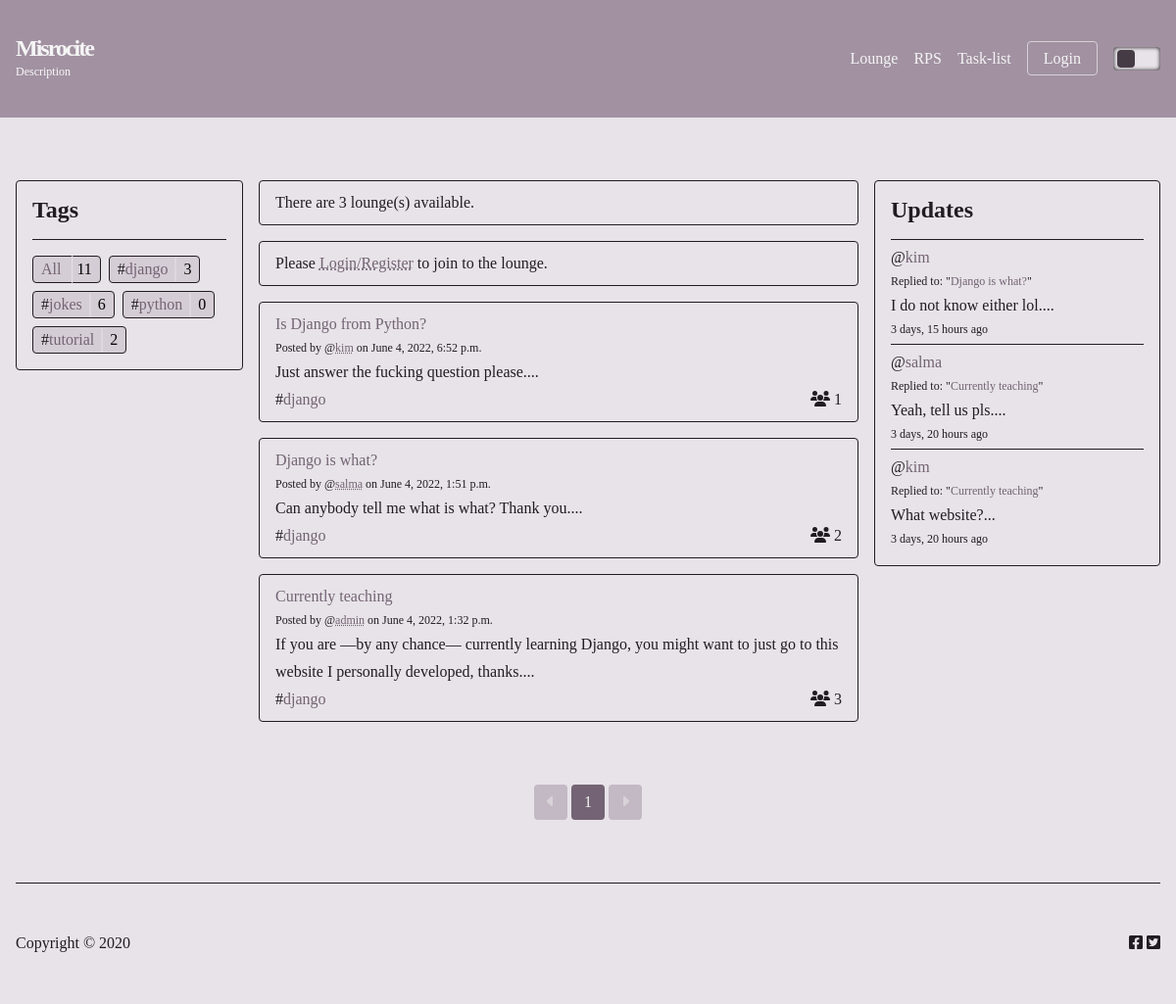
/lounge/?tag=django, run on the app's committed database.
### base/models.py (models this page shows, shortened)
class Topic(models.Model):
	name = models.CharField(max_length=100)
	def __str__(self):
		return self.name

class Lounge(models.Model):
	host = models.ForeignKey(User, on_delete=models.SET_NULL, null=True)
	topic = models.ForeignKey(Topic, on_delete=models.SET_NULL, null=True)
	name = models.CharField(max_length=100)
	description = models.TextField(null=True, blank=True)
	participants = models.ManyToManyField(User, related_name='participants', blank=True)
	updated = models.DateTimeField(auto_now=True)
	created = models.DateTimeField(auto_now_add=True)
	class Meta(object):
		ordering = [
			'-updated',
			'-created',
		]
	def __str__(self):
		return self.name

class Message(models.Model):
	user = models.ForeignKey(User, on_delete=models.CASCADE)
	lounge = models.ForeignKey(Lounge, on_delete=models.CASCADE)
	body = models.TextField()
	updated = models.DateTimeField(auto_now=True)
	created = models.DateTimeField(auto_now_add=True)
	class Meta(object):
		ordering = [
			'-updated',
			'-created',
		]

### base/views.py (the view)
# urls.py: path('lounge/', lounge, name='lounge'),
def lounge(request):
	members = User.objects.all().order_by('username')[0:3]
	member_count = members.count()
	query = request.GET.get('query', '')
	tag = request.GET.get('tag', '')
	page_num = request.GET.get('page', 1)
	topics = Topic.objects.all().order_by('name')
	recent_updates = Message.objects.filter(Q(lounge__topic__name__icontains=tag) or Q(lounge__topic__name__icontains=query))
	if query != '':
		lounges = Lounge.objects.filter(Q(topic__name__icontains=query) | Q(name__icontains=query) | Q(description__icontains=query) | Q(host__username__icontains=query))
	elif query == '' and tag != '':
		lounges = Lounge.objects.filter(Q(topic__name__icontains=tag))
	elif query != '' and tag != '':
		messages.warning(request, 'Currently unavailable...')
		return HttpResponseRedirect('/lounge/')
	else:
		lounges = Lounge.objects.all()
	paginator = Paginator(lounges, 4)
	counter = Lounge.objects.all().count()
	try:
		pages = paginator.page(page_num)
	except PageNotAnInteger:
		pages = paginator.page(1)
	except EmptyPage:
		pages = paginator.page(paginator.num_pages)
	pages_range = pages.paginator.page_range
	param = {
		'all_lounges_count': counter,
		'lounges': lounges,
		'member_count': member_count,
		'members': members,
		'pages': pages,
		'pages_range': pages_range,
		'recent_updates': recent_updates,
		'tag': tag,
		'topics': topics,
		'query': query,
	}
	return render(request, 'base/lounge.html', param)

### templates/base/lounge.html (shortened to what this page needs)
{% extends 'base.html' %}
{% block content %}
<section class="lounge" id="lounge">
	<div class="container">
		<div class="row">
			{% include 'base/tags.html' %}
			<div class="mid">
				<div class="new-post-maybe">
					<p>There are {{ lounges.count }} lounge(s) available.</p>
				</div>
				<div class="new-post-maybe">
				{% if request.user.is_authenticated %}
				<p>Click here to write a <a href="{% url 'lounge_insert' %}" class="link">new</a> post.</p>
				{% else %}
				<p>Please <a href="{% url 'auth' %}" class="link underlined">Login/Register</a> to join to the lounge.</p>
				{% endif %}
				</div>
				{% for lounge in pages %}
					{% include 'base/content.html' %}
				{% endfor %}
			</div>
			{% include 'base/updates.html' %}
		</div>
	</div>
</section>
{% include 'pagination.html' %}
{% endblock content %}

### templates/base/tags.html
<div class="tags">
	<h2 class="text-title">Tags</h2>
	<ul class="list-group">
		<li class="list-group-item"><a href="{% url 'lounge' %}">All</a><span class="tag-count">{{ all_lounges_count }}</span></li>
		{% for topic in topics %}
		<li class="list-group-item">#<a href="{% url 'lounge' %}?tag={{ topic }}">{{ topic }}</a><span class="tag-count">{{ topic.lounge_set.all.count }}</span></li>
		{% endfor %}
	</ul>
</div>

### templates/base/content.html (shortened to what this page needs)
<div class="card">
	<div class="card-header">
		<div class="among-spaces">
		<p class="content-title"><a href="{% url 'lounge_details' lounge.id %}">{{ lounge.name }}</a></p>
		</div>
		<p class="content-author">Posted by @<a href="{% url 'profile' lounge.host.id %}" class="underlined">{{ lounge.host.username }}</a> on {{lounge.created}}</p>
		<p class="content-details">{{ lounge.description|slice:"0:128" }}...</p>
	</div>
	<div class="card-footer">
		<p class="content-tags">#<a href="{% url 'lounge' %}?query={{ lounge.topic.name }}">{{ lounge.topic.name }}</a></p>
		<p><span class="fas fa-users"></span>&nbsp;{{ lounge.participants.all.count }}</p>
	</div>
</div>

### templates/base/updates.html (shortened to what this page needs)
<div class="updates">
	<h2 class="text-title">Updates</h2>
	{% if recent_updates %}
	{% for update in recent_updates|slice:"0:4" %}
	<div class="box-updates item">
		<div class="among-spaces">
		<p>@<a href="{% url 'profile' update.user.id %}">{{ update.user }}</a></p>
		</div>
		<p class="smol-text">Replied to: "<a href="{% url 'lounge_details' update.lounge.id %}" class="link">{{ update.lounge }}</a>"</p>
		<p>{{ update.body|slice:"0:42" }}...</p>
		<p class="right smol-text">{{ update.created|timesince }} ago</p>
	</div>
	{% endfor %}
	{% else %}
	<div class="box_updates">
		<p>No updates yet available.</p>
	</div>
	{% endif %}
</div>

### assets/css/style.css (style rules this page uses)
:root { --link-color: hsla(298deg, 8%, 42%, 1); --text-color: hsla(298deg, 8%, 12%, 1); --mute-color: hsla(298deg, 8%, 98%, 1); --background-color: hsla(298deg, 8%, 90%, 1); --primary-light-color: hsla(298deg, 8%, 60%, 1); --primary-normal-color: hsla(298deg, 8%, 42%, 1); --primary-dark-color: hsla(298deg, 8%, 25%, 1); --border-color: hsla(298deg, 8%, 83%, 1); --border-nox-color: hsla(298deg, 8%, 12%, 1); --tag-color: hsla(298deg, 8%, 82%, 1); --black: hsla(0deg, 0%, 0%, 1); --white: hsla(0deg, 0%, 96%, 1); --red: hsla(0deg, 20%, 42%, 1); --green: hsla(120deg, 20%, 42%, 1); --blue: hsla(210deg, 20%, 42%, 1); --yellow: hsla(72deg, 20%, 42%, 1); --header-size: 1.5rem; --normal-size: .em; --smol-size: .75em; }
*, *::before, *::after { margin: 0; padding: 0; box-sizing: border-box; }
p { font-size: var(--normal-size); line-height: 1.75; }
body { font-family: 'Ubuntu'; background-color: var(--background-color); color: var(--text-color); }
.row { display: flex; grid-gap: 1rem; }
.smol-text { font-size: var(--smol-size); color: var(--border-nox-color); }
a.link { color: var(--link-color); animation: blink 4200ms infinite; transition: all 300ms ease-in-out; text-decoration: none; }
section { margin: auto; max-width: 1280px; width: 100%; padding: 4rem 1rem; }
.lounge .mid { display: flex; grid-gap: 1rem; flex-direction: column; }
.lounge .card { padding: .5rem 1rem; border: 1px solid var(--border-nox-color); border-radius: .25rem; }
.lounge a { color: var(--link-color); text-decoration: none; transition: all 300ms ease-in-out; }
.lounge .container .row { flex-wrap: wrap; grid-gap: 1rem; align-items: flex-start; justify-content: space-between; }
.mid { flex: 1 0 560px; }
.among-spaces { display: flex; justify-content: space-between; align-items: center; position: relative; }
.new-post-maybe { padding: .5rem 1rem; border: 1px solid var(--border-nox-color); border-radius: .25rem; }
.card-footer { display: flex; align-items: center; justify-content: space-between; }
.tags, .updates { background-color: transparent; border: 1px solid var(--border-nox-color); padding: 1rem; border-radius: .25rem; }
.tags { flex: 1 0 180px; display: flex; flex-direction: column; grid-gap: 1rem; }
.tags ul { display: flex; grid-gap: .5rem; flex-wrap: wrap; justify-content: flex-start; align-items: center; }
.tags ul li { list-style-type: none; padding: .25rem .5rem; border-radius: .25rem; border: 1px solid var(--border-nox-color); background-color: var(--tag-color); }
.tags .tag-count { position: relative; padding-left: 1rem; color: var(--black); }
.tags .tag-count::before { content: ''; width: 100%; height: 1px; background-color: var(--background-color); position: absolute; transform: rotate(90deg); left: -4px; top: 8.75px; }
.updates { flex: 1 1 240px; display: flex; flex-direction: column; grid-gap: .25rem; }
.box-updates.item + .item { border-top: 1px solid var(--border-nox-color); padding-top: .25rem; }
.text-title { position: relative; border-bottom: 1px solid var(--border-nox-color); padding-bottom: 1rem; }
.content-author { font-size: var(--smol-size); }
.underlined { text-decoration: underline!important; text-decoration-style: dotted!important; }

### data on the page
Topic: name "django", lounge_set.all.count "3"
Topic: name "jokes", lounge_set.all.count "6"
Topic: name "python", lounge_set.all.count "0"
Topic: name "tutorial", lounge_set.all.count "2"
Lounge: name "Is Django from Python?", host.username "kim", created "June 4, 2022, 6:52 p.m.", description "Just answer the fucking question please.", topic.name "django", participants.all.count "1"
Lounge: name "Django is what?", host.username "salma", created "June 4, 2022, 1:51 p.m.", description "Can anybody tell me what is what? Thank you.", topic.name "django", participants.all.count "2"
Lounge: name "Currently teaching", host.username "admin", created "June 4, 2022, 1:32 p.m.", description "If you are —by any chance— currently learning Django, you might want to just go to this website I personally developed, thanks.", topic.name "django", participants.all.count "3"
Message: user "kim", lounge "Django is what?", body "I do not know either lol.", created "3 days, 15 hours"
Message: user "salma", lounge "Currently teaching", body "Yeah, tell us pls.", created "3 days, 20 hours"
Message: user "kim", lounge "Currently teaching", body "What website?", created "3 days, 20 hours"

### other printed values
{{ all_lounges_count }} "11"
{{ lounges.count }} "3"
{{ this_page }} "1"
